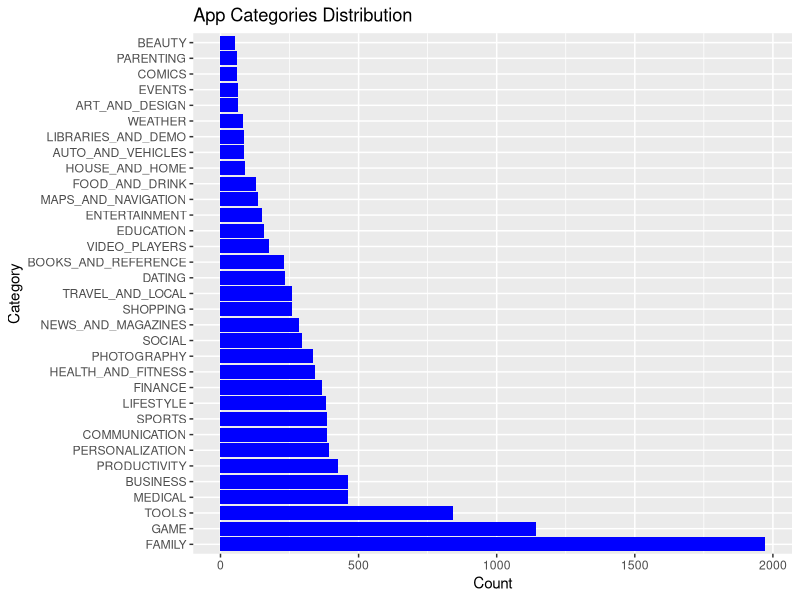
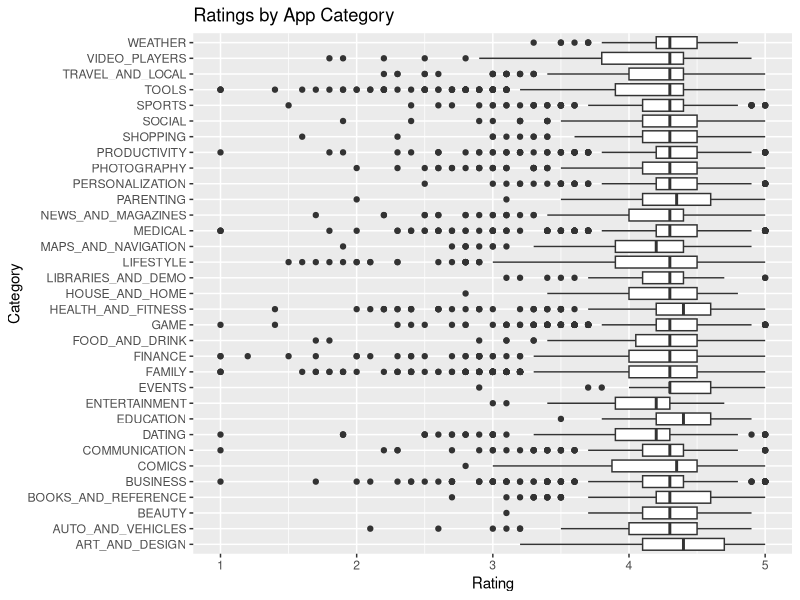
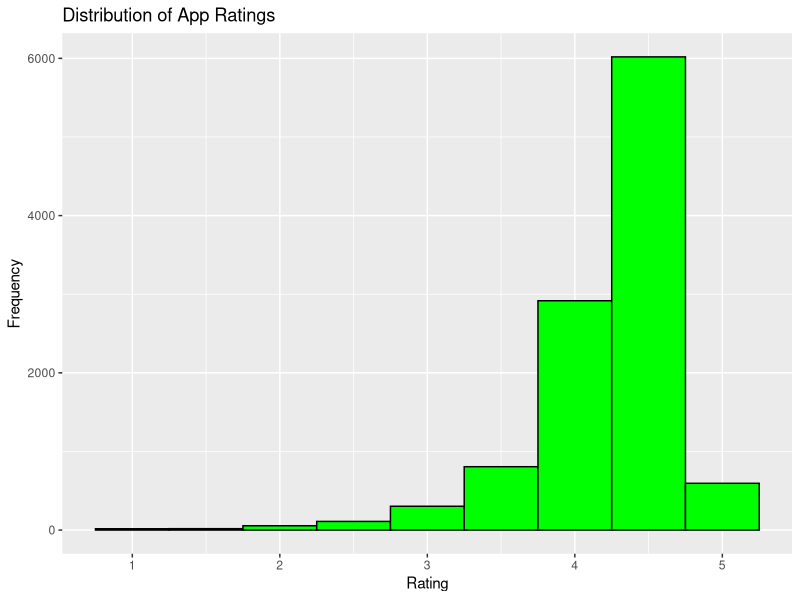

Recreate these plots in R, in order.
library(ggplot2)
library(dplyr)
library(tidyr)

#Load the dataset
data <- read.csv("GooglePlayStoreApps.csv", stringsAsFactors = FALSE)

#Data Cleaning
#Remove rows with missing values
data <- na.omit(data)

#Convert necessary columns to numeric
data$Reviews <- as.numeric(data$Reviews)
data$Installs <- as.numeric(gsub("[+,]", "", data$Installs))
data$Rating <- as.numeric(data$Rating)

#Descriptive Statistics
#Summary statistics for numerical columns
summary(data[c("Rating", "Reviews", "Installs")])

#Frequency distribution for categories
category_dist <- data %>% group_by(Category) %>% summarise(Count = n())

#Visualizations
#Bar plot for app categories
ggplot(category_dist, aes(x = reorder(Category, -Count), y = Count)) +
  geom_bar(stat = "identity", fill = "blue") +
  coord_flip() +
  labs(title = "App Categories Distribution", x = "Category", y = "Count")

#Box plot for ratings by category
ggplot(data, aes(x = Category, y = Rating)) +
  geom_boxplot() +
  coord_flip() +
  labs(title = "Ratings by App Category", x = "Category", y = "Rating")

#Histogram for app ratings
ggplot(data, aes(x = Rating)) +
  geom_histogram(binwidth = 0.5, fill = "green", color = "black") +
  labs(title = "Distribution of App Ratings", x = "Rating", y = "Frequency")

#Correlation Analysis
cor_matrix <- cor(data[c("Reviews", "Installs", "Rating")], use = "complete.obs")
print(cor_matrix)

#Hypothesis Testing
#ANOVA for ratings by category
anova_results <- aov(Rating ~ Category, data = data)
summary(anova_results)
